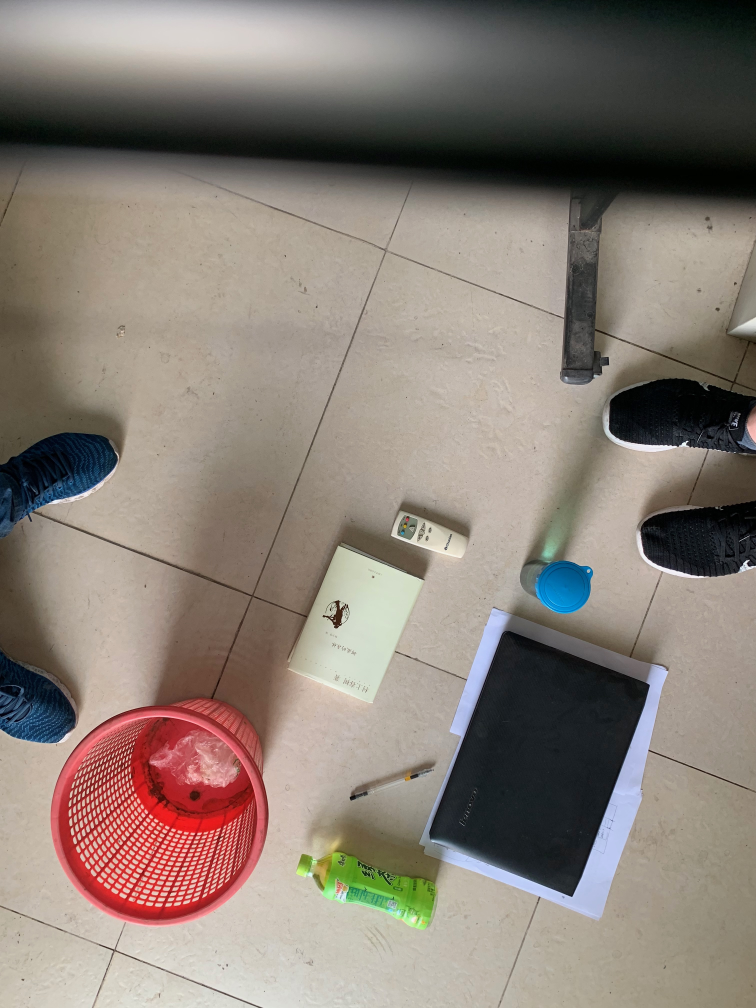
#> input picture figures/2.jpeg, 3024 x 4032 px, given in place of 2.png, which was not available (shown at 1/4 size)
$ jupyter execute --allow-errors Demo.ipynb   (text cells are left out)
#> lines starting #> are read from the running program, lines starting #| are printed output that depends on the picture; pictures that were not available may be replaced by others from this repository, and a replacement may not be noted
[cell 1]
import cv2 as cv
import numpy as np
import matplotlib.pyplot as plt
import math

print(cv.__version__)

[cell 2]
img_base = cv.imread("figures/1.png", cv.IMREAD_GRAYSCALE)
img_rotate = cv.imread("figures/2.png", cv.IMREAD_GRAYSCALE)
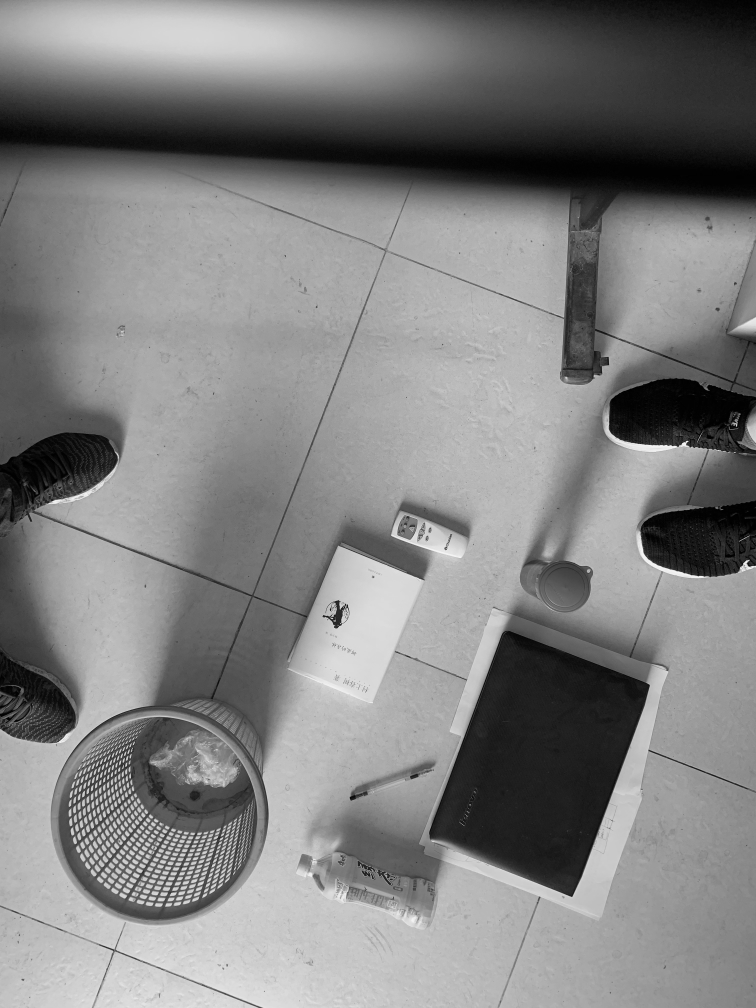
#> img_rotate: shape (4032, 3024) (shown at 1/4 size); min 0, max 253, mean 129.1

#> (the rest of this cell did not finish here and is left out)

[cell 3]
# Sift Create and calculate
sift = cv.xfeatures2d.SIFT_create()
# Kp is key points
# des is feature descriptor
# len(des) = len(Kp) * 128
#> (the rest of this cell did not finish here and is left out)

#> (a cell that did not finish here is left out)

#> (a cell that did not finish here is left out)

#> (a cell that did not finish here is left out)

[cell 7]
def isRotationMatrix(R) :
    Rt = np.transpose(R)
    shouldBeIdentity = np.dot(Rt, R)
    I = np.identity(3, dtype = R.dtype)
    n = np.linalg.norm(I - shouldBeIdentity)
    return n < 1e-6

def rotationMatrixToEulerAngles(R) :
    assert(isRotationMatrix(R))
    sy = math.sqrt(R[0,0] * R[0,0] +  R[1,0] * R[1,0])
    singular = sy < 1e-6
    if  not singular :
        x = math.atan2(R[2,1] , R[2,2])
        y = math.atan2(-R[2,0], sy)
        z = math.atan2(R[1,0], R[0,0])
    else :
        x = math.atan2(-R[1,2], R[1,1])
        y = math.atan2(-R[2,0], sy)
        z = 0

    return np.array([x, y, z])

#> (a cell that did not finish here is left out)

[cell 9]
import numpy as np
import cv2 as cv
cap = cv.VideoCapture(0)
# params for ShiTomasi corner detection
feature_params = dict( maxCorners = 100,
                       qualityLevel = 0.3,
                       minDistance = 7,
                       blockSize = 7 )
# Parameters for lucas kanade optical flow
lk_params = dict( winSize  = (15,15),
                  maxLevel = 2,
                  criteria = (cv.TERM_CRITERIA_EPS | cv.TERM_CRITERIA_COUNT, 10, 0.03))
# Create some random colors
color = np.random.randint(0,255,(100,3))
# Take first frame and find corners in it
ret, old_frame = cap.read()
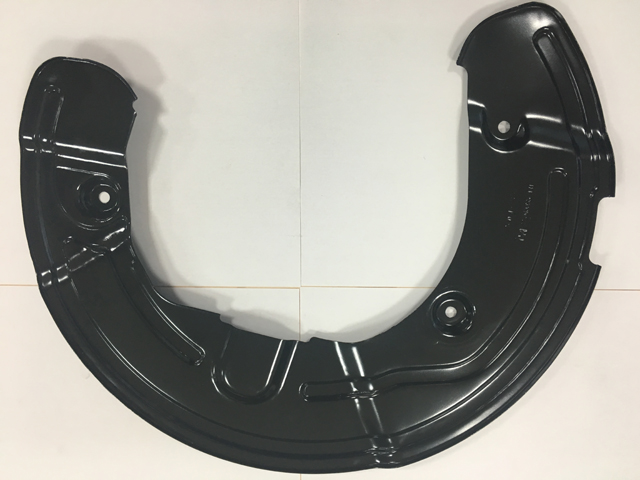
#> input picture base_element.jpg, 640 x 480 px, given in place of the camera
#> old_frame is the input picture: shape (480, 640, 3); mean B, G, R 146.5, 153, 153.9
old_gray = cv.cvtColor(old_frame, cv.COLOR_BGR2GRAY)
p0 = cv.goodFeaturesToTrack(old_gray, mask = None, **feature_params)
#> p0 = 40 rows, first 8: [612, 194], [598, 267], [372, 387], [354, 388], [22, 138], [355, 399], [84, 249], [44, 139]
# Create a mask image for drawing purposes
mask = np.zeros_like(old_frame)
while(1):
    ret,frame = cap.read()
    frame_gray = cv.cvtColor(frame, cv.COLOR_BGR2GRAY)
    # calculate optical flow
    p1, st, err = cv.calcOpticalFlowPyrLK(old_gray, frame_gray, p0, None, **lk_params)
#> p1 has the same summary as p0; st = 40 values from 1 to 1; err = 40 values from 0 to 0
    # Select good points
    good_new = p1[st==1]
#> good_new = 40 pairs, first value 22 to 612, second value 21 to 461
    good_old = p0[st==1]
#> good_old has the same summary as good_new
    # draw the tracks
    for i,(new,old) in enumerate(zip(good_new,good_old)):
        a,b = new.ravel()
        c,d = old.ravel()
        mask = cv.line(mask, (a,b),(c,d), color[i].tolist(), 2)
        frame = cv.circle(frame,(a,b),5,color[i].tolist(),-1)
#> this loop made 40 passes
#> (a, b, c, d) on passes 1 to 12: (612, 194, 612, 194), (598, 267, 598, 267), (372, 387, 372, 387), (354, 388, 354, 388), (22, 138, 22, 138), (355, 399, 355, 399), (84, 249, 84, 249), (44, 139, 44, 139), (362, 374, 362, 374), (479, 130, 479, 130), (40, 275, 40, 275), (113, 249, 113, 249)
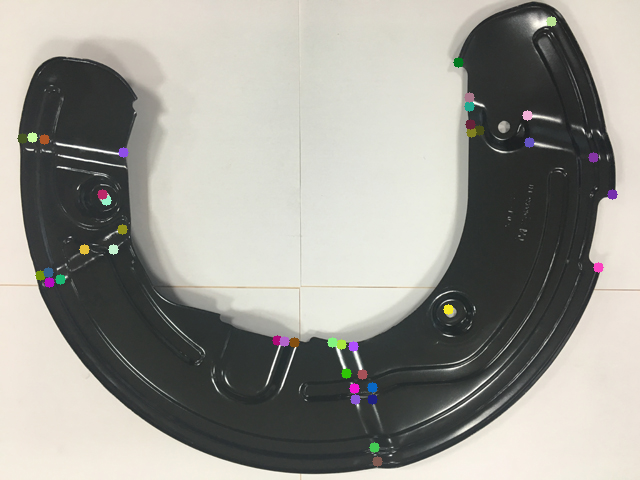
#> frame: shape (480, 640, 3); mean B, G, R 146.8, 153.2, 154.3
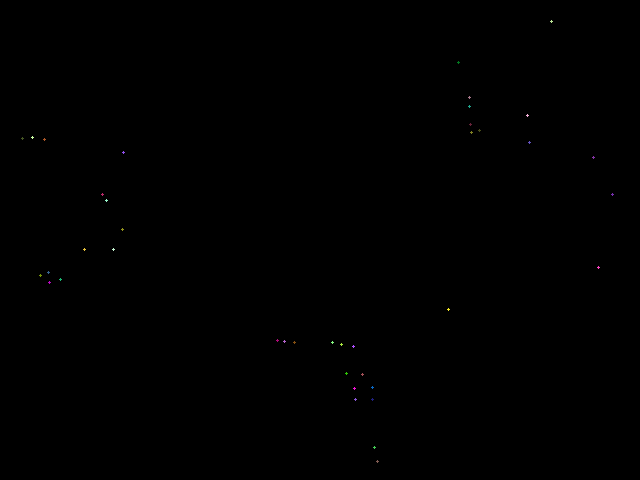
#> mask: shape (480, 640, 3); mean of channels 0, 1, 2 0.1, 0.1, 0.1; drawn as B, G, R
    img = cv.add(frame,mask)
    cv.imshow('frame',img)
    k = cv.waitKey(30) & 0xff
#> (key Esc is pressed here)
    if k == 27:
        break
    # Now update the previous frame and previous points
    old_gray = frame_gray.copy()
    p0 = good_new.reshape(-1,1,2)
cv.destroyAllWindows()
cap.release()
